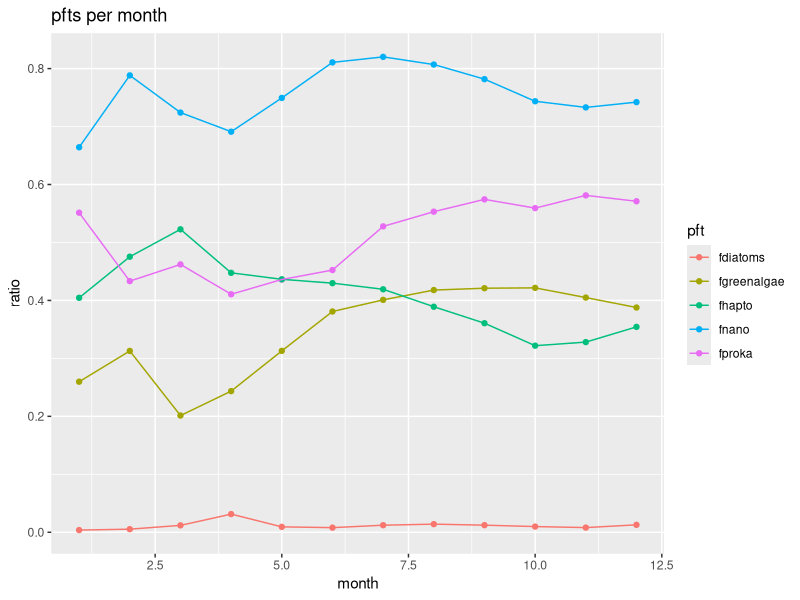
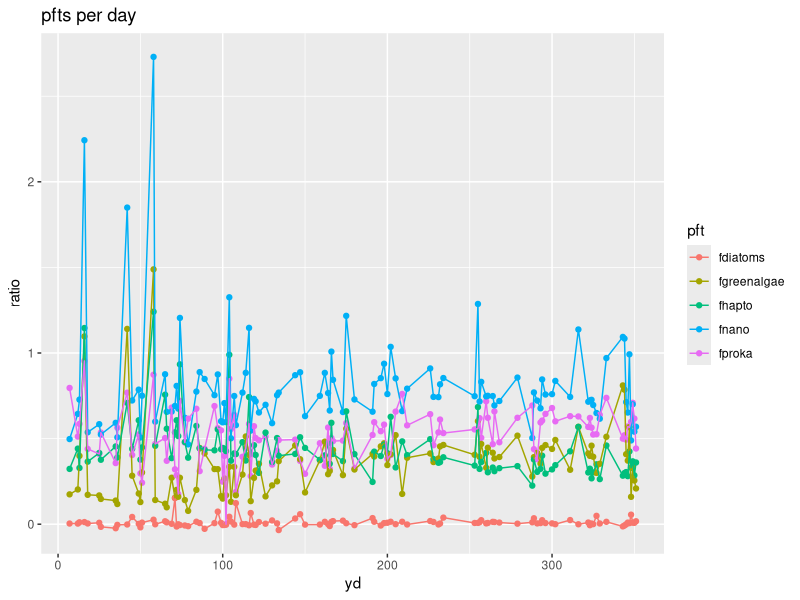

Here is the R script that generated these plots, in order:
## ---- chunk 1
#load in libraries
library(tidyverse)
library(lubridate)
library(viridis)
library(gridExtra)
## ---- chunk 2
pigments = read_csv('893521_v8_bats_pigments.csv')
## ---- chunk 3
pig = pigments %>%
  select(ID, ISO_DateTime_UTC, yyyymmdd, decy, time, Latitude, Longitude, Cruise_num, Cast, Cast_type, Bottle_number, Depth, QF_depth, p4, QF_p4, p5, QF_p5, p6, QF_p6, p7, QF_p7, p10, QF_p10, p13, QF_p13, p14, QF_p14, p19, QF_p19)
#QF_Niskin_GoFlo and QF_depth might be good to have for later
## ---- chunk 4
pig_clean = pig %>%
  filter(QF_p4 != 9 | 
           QF_p4 != 9 |
           QF_p5 != 9 |
           QF_p6 != 9 |
           QF_p7 != 9 |
           QF_p10 != 9 |
           QF_p13 != 9 |
           QF_p14 != 9 |
           QF_p19 != 9) %>%
  filter(Depth < 200) #photic zone
## ---- chunk 5
pig_clean_yd = pig_clean %>%
  mutate(year = year(ISO_DateTime_UTC),
         month = month(ISO_DateTime_UTC),
         day = day(ISO_DateTime_UTC),
         yd = yday(ISO_DateTime_UTC)) %>%
  select(ID, ISO_DateTime_UTC, yyyymmdd, decy, time, month, day, year, yd, Latitude, Longitude, Cruise_num, Cast, Cast_type, Bottle_number, Depth, p4, QF_p4, p5, QF_p5, p6, QF_p6, p7, QF_p7, p10, QF_p10, p13, QF_p13, p14, QF_p14, p19, QF_p19) %>%
  filter(year >= 2014)
## ---- chunk 6
#daily average
pig_clean_month = pig_clean_yd %>%
  group_by(month) %>% 
  summarise(across(starts_with('p'), \(x) mean(x, na.rm = TRUE))) %>%
  rename(peri = p4,
         but = p5,
         fuco = p6,
         hexfuco = p7,
         allo = p10,
         chlb = p13,
         chla = p14,
         zea = p19) %>%
  mutate(peri_mgm3 = peri*1025*0.000001,
         but_mgm3 = but*1025*0.000001,
         fuco_mgm3 = fuco*1025*0.000001,
         hexfuco_mgm3 = hexfuco*1025*0.000001,
         allo_mgm3 = allo*1025*0.000001,
         chlb_mgm3 = chlb*1025*0.000001,
         chla_mgm3 = chla*1025*0.000001,
         zea_mgm3 = zea*1025*0.000001,
         fuco_nano_mgm3 = (hexfuco_mgm3^0.098)*(but_mgm3^1.284))
## ---- chunk 7
#filter for the 2 and 0.08
pfts_month = pig_clean_month %>%
  select(month) %>%
  mutate(fproka = ((2.36*pig_clean_month$zea_mgm3)/pig_clean_month$chla_mgm3),
         fgreenalgae = ((1.30*pig_clean_month$chlb_mgm3)/pig_clean_month$chla_mgm3),
         fnano = ((1.07*pig_clean_month$hexfuco_mgm3+2.06*pig_clean_month$allo_mgm3+1.30*pig_clean_month$chlb_mgm3+1.27*pig_clean_month$fuco_nano_mgm3)/pig_clean_month$chla_mgm3),
         fhapto = fnano-fgreenalgae,
         fdiatoms = (1.27*(pig_clean_month$fuco_mgm3-pig_clean_month$fuco_nano_mgm3))/pig_clean_month$chla_mgm3) 
## ---- chunk 8
pfts_month_long = pfts_month %>%
  pivot_longer(cols = starts_with('f'),
               names_to = 'pft',
               values_to = 'ratio')
## ---- chunk 9
ggplot(pfts_month_long, aes(x = month, y = ratio)) + 
  geom_point(aes(color = pft)) +
  geom_line(aes(group = pft, color = pft)) +
  labs(title = 'pfts per month')
## ---- chunk 10
#daily average
pig_clean_day = pig_clean_yd %>%
  group_by(yd) %>% 
  summarise(across(starts_with('p'), \(x) mean(x, na.rm = TRUE))) %>%
  rename(peri = p4,
         but = p5,
         fuco = p6,
         hexfuco = p7,
         allo = p10,
         chlb = p13,
         chla = p14,
         zea = p19) %>%
  mutate(peri_mgm3 = peri*1025*0.000001,
         but_mgm3 = but*1025*0.000001,
         fuco_mgm3 = fuco*1025*0.000001,
         hexfuco_mgm3 = hexfuco*1025*0.000001,
         allo_mgm3 = allo*1025*0.000001,
         chlb_mgm3 = chlb*1025*0.000001,
         chla_mgm3 = chla*1025*0.000001,
         zea_mgm3 = zea*1025*0.000001,
         fuco_nano_mgm3 = (hexfuco_mgm3^0.098)*(but_mgm3^1.284))
## ---- chunk 11
pfts_day = pig_clean_day %>%
  select(yd) %>%
  mutate(fproka = ((2.36*pig_clean_day$zea_mgm3)/pig_clean_day$chla_mgm3),
         fgreenalgae = ((1.30*pig_clean_day$chlb_mgm3)/pig_clean_day$chla_mgm3)) %>%
#pig_clean_day$chla_mgm3 >= 2 all results in FALSE
#pig_clean_day$chla_mgm3 > 0.08 & pig_clean_day$chla_mgm3 < 2 results in mostly TRUE some FALSE meaning I use the S6 equation for those
#pig_clean_day$chla_mgm3 <= 0.08 results in mostly FALSE with some TRUE so I use S7
  mutate(fnano = case_when(
    pig_clean_day$chla_mgm3 > 0.08 & pig_clean_day$chla_mgm3 < 2 ~ ((1.07*pig_clean_day$hexfuco_mgm3+2.06*pig_clean_day$allo_mgm3+1.30*pig_clean_day$chlb_mgm3+1.27*pig_clean_day$fuco_nano_mgm3)/pig_clean_day$chla_mgm3),
    pig_clean_day$chla_mgm3 <= 0.08 ~ ((12.5*pig_clean_day$chla_mgm3*1.07*pig_clean_day$hexfuco_mgm3)/pig_clean_day$chla_mgm3)+(((1.07*pig_clean_day$hexfuco_mgm3)+(2.06*pig_clean_day$allo_mgm3)+(1.30*pig_clean_day$chlb_mgm3))/pig_clean_day$chla_mgm3)+((1.27*pig_clean_day$fuco_nano_mgm3)/pig_clean_day$chla_mgm3)),
         fhapto = fnano-fgreenalgae,
    fdiatoms = (1.27*(pig_clean_day$fuco_mgm3-pig_clean_day$fuco_nano_mgm3))/pig_clean_day$chla_mgm3)

#diatom equation used is S10 because all chla is lower than 2 mg/m3
## ---- chunk 12
pfts_day_long = pfts_day %>%
  pivot_longer(cols = starts_with('f'),
               names_to = 'pft',
               values_to = 'ratio')
## ---- chunk 13
ggplot(pfts_day_long, aes(x = yd, y = ratio)) + 
  geom_point(aes(color = pft)) +
  geom_line(aes(group = pft, color = pft)) +
  labs(title = 'pfts per day')
#ratio is messed up
